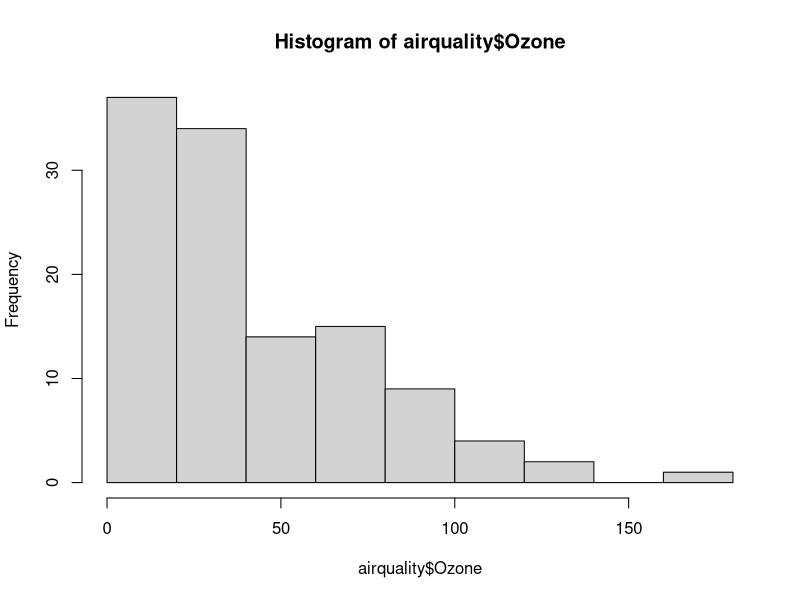
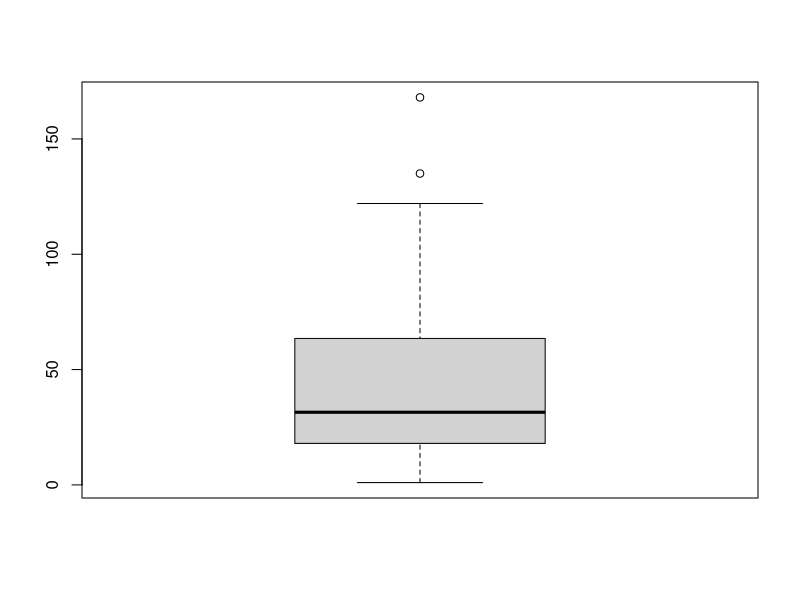
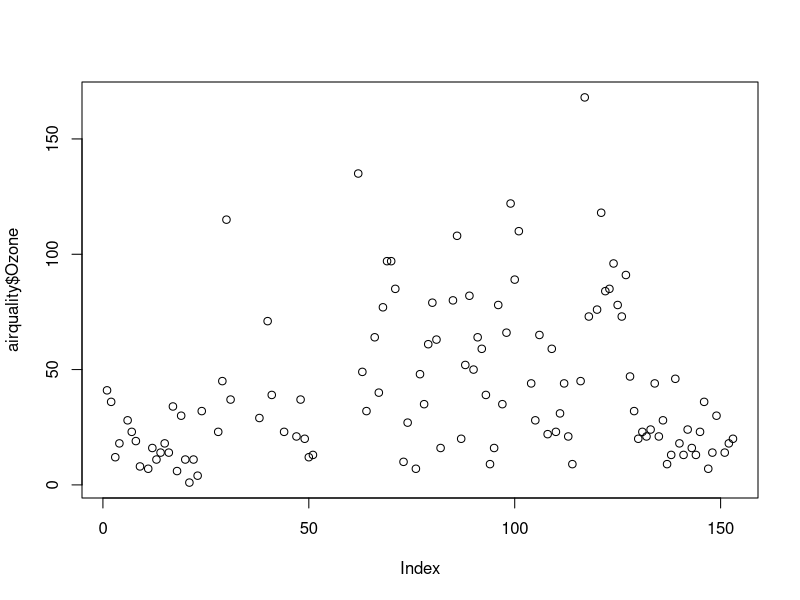
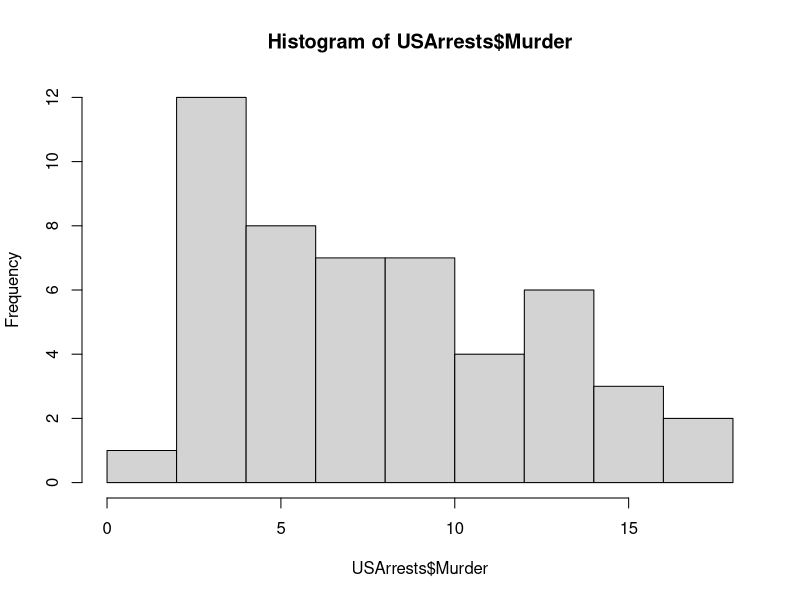
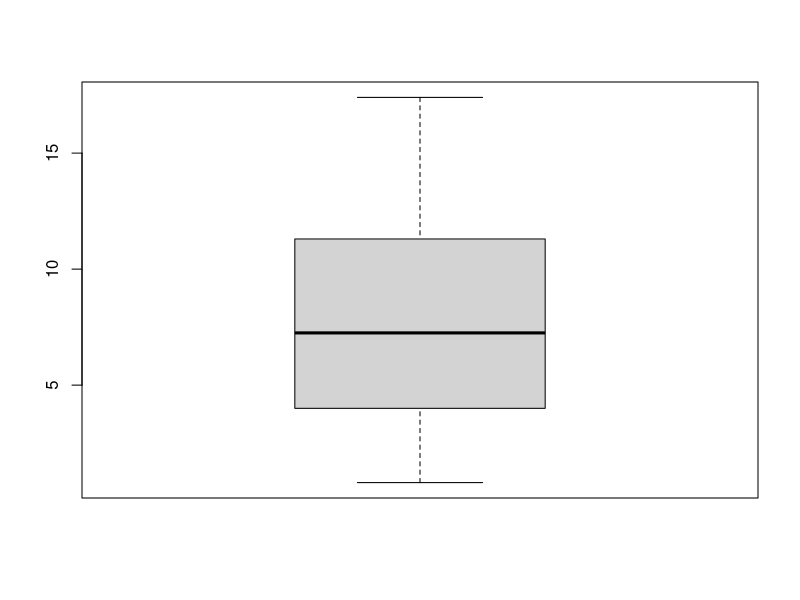
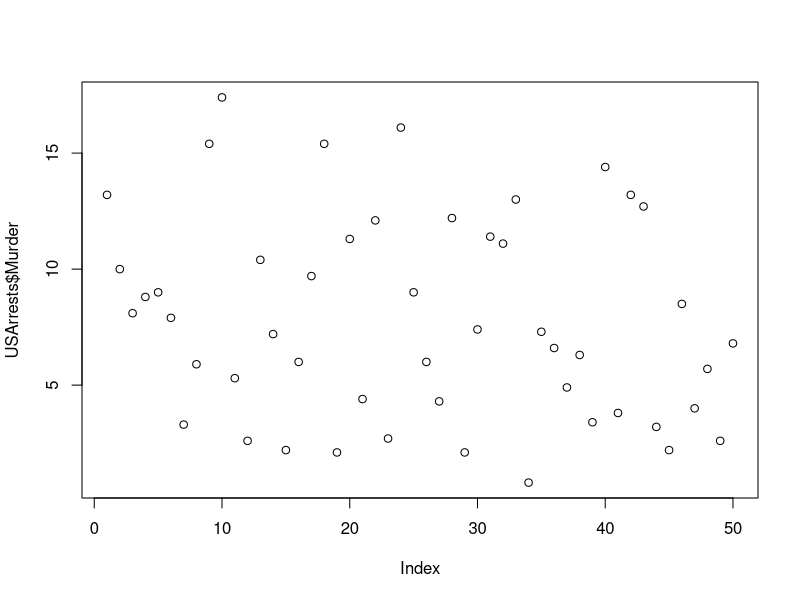
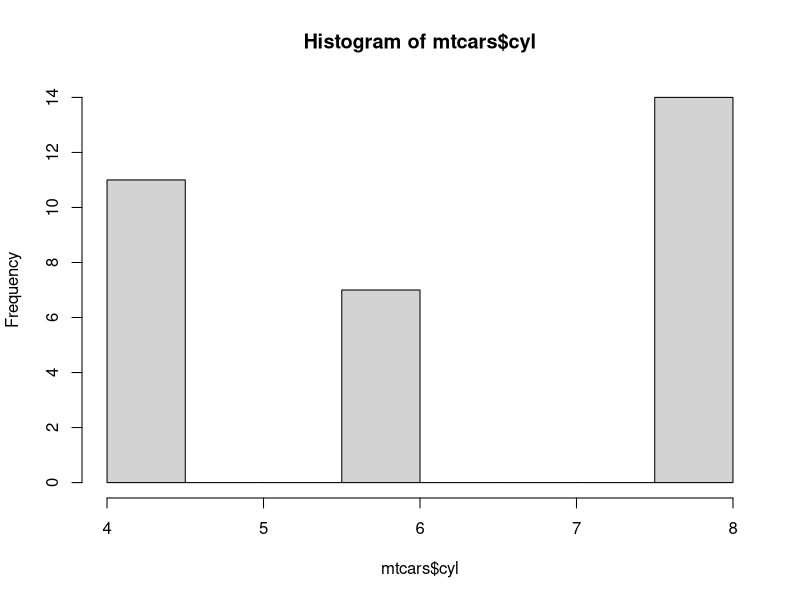
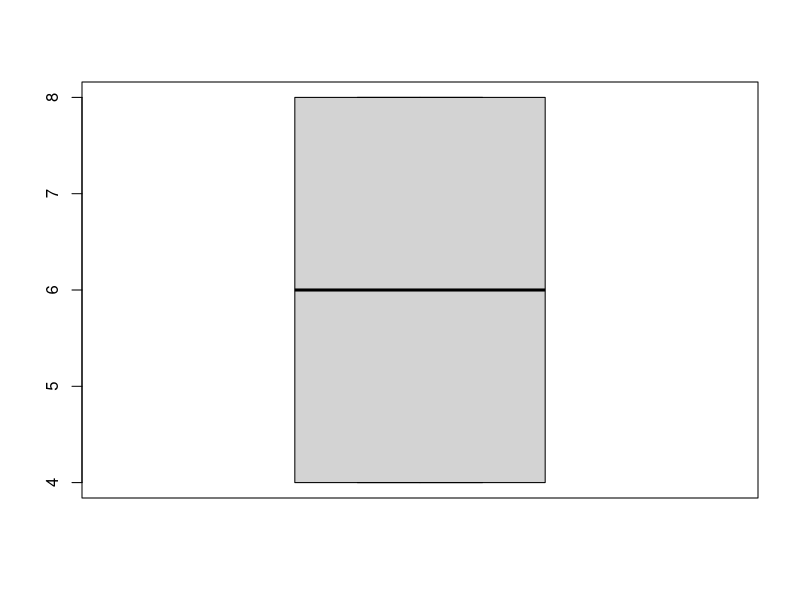

R code for these plots, in order:
## ---- chunk 1
airquality
names(airquality)
summary(airquality)
hist(airquality$Ozone)
boxplot(airquality$Ozone)
plot(airquality$Ozone)
## ---- chunk 2
USArrests
names(USArrests)
summary(USArrests)
hist(USArrests$Murder)
boxplot(USArrests$Murder)
plot(USArrests$Murder)

## ---- chunk 3
mtcars
names(mtcars)
summary(mtcars)
hist(mtcars$cyl)
boxplot(mtcars$cyl)
plot(mtcars$cyl)

## ---- chunk 4
ToothGrowth
names(ToothGrowth)
summary(ToothGrowth)
hist(ToothGrowth$dose)
boxplot(ToothGrowth$dose)
plot(ToothGrowth$dose)
## ---- chunk 5
iris
names(iris)
summary(iris)
hist(iris$Petal.Width)
boxplot(iris$Petal.Width)
plot(iris$Petal.Width)

